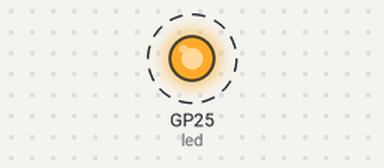
A program run on a simulated Raspberry Pi Pico running CircuitPython. On the bench: output pins drawn as LEDs (lit = HIGH). Dashed ring = blinking. No radio messages arrive unless stated (any console line starting 'radio sent:' is added by the test bench); pins used as bus, display or sensor lines are not drawn; what the program prints to the serial console is not drawn.

Above: at 0.03 s.
Timing chart, 0 to 3.0 s (numbered marks = the images above):
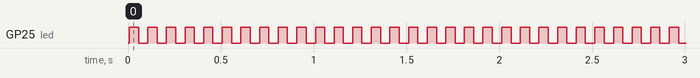

Measured:
- by itself, GP25 (led): alternates HIGH for 0.05 s and LOW for 0.05 s

The program:

code2.py
```python
import board
import busio
import digitalio
import time

# --- Константы регистров nRF24L01 ---
REG_CONFIG       = 0x00
REG_EN_AA        = 0x01
REG_EN_RXADDR    = 0x02
REG_SETUP_AW     = 0x03
REG_SETUP_RETR   = 0x04
REG_RF_CH        = 0x05
REG_RF_SETUP     = 0x06
REG_STATUS       = 0x07
REG_RX_ADDR_P0   = 0x0A
REG_RX_ADDR_P1   = 0x0B
REG_TX_ADDR      = 0x10
REG_DYNPD        = 0x1C
REG_FEATURE      = 0x1D

CMD_R_REGISTER    = 0x00
CMD_W_REGISTER    = 0x20
CMD_W_TX_PAYLOAD  = 0xA0
CMD_R_RX_PAYLOAD  = 0x61
CMD_FLUSH_TX      = 0xE1
CMD_FLUSH_RX      = 0xE2
CMD_W_ACK_PAYLOAD = 0xA8

MASK_RX_DR       = (1 << 6)
MASK_TX_DS       = (1 << 5)
MASK_MAX_RT      = (1 << 4)
MASK_PWR_UP      = (1 << 1)
MASK_PRIM_RX     = (1 << 0)

# --- Настройка встроенного светодиода ---
# Если вашей платы нет в списке, можно заменить board.LED на конкретный пин, например board.GP25
try:
    led = digitalio.DigitalInOut(board.LED)
except AttributeError:
    led = digitalio.DigitalInOut(board.GP25) # Стандартный пин для Pico

led.direction = digitalio.Direction.OUTPUT

def blink(times=1, delay=0.1):
    for _ in range(times):
        led.value = True
        time.sleep(delay)
        led.value = False
        time.sleep(delay)

# --- Класс драйвера nRF24L01 ---
class NRF24L01:
    def __init__(self, spi, csn_pin, ce_pin):
        self.spi = spi
        self.csn = digitalio.DigitalInOut(csn_pin)
        self.ce = digitalio.DigitalInOut(ce_pin)

        self.csn.direction = digitalio.Direction.OUTPUT
        self.ce.direction = digitalio.Direction.OUTPUT

        self.csn.value = True
        self.ce.value = False

    def reg_write(self, reg, value):
        self.csn.value = False
        self.spi.write(bytes([CMD_W_REGISTER | reg, value]))
        self.csn.value = True

    def reg_read(self, reg):
        self.csn.value = False
        self.spi.write(bytes([CMD_R_REGISTER | reg]))
        result = bytearray(1)
        self.spi.readinto(result)
        self.csn.value = True
        return result[0]

    def write_addr(self, reg, addr):
        self.csn.value = False
        self.spi.write(bytes([CMD_W_REGISTER | reg]))
        self.spi.write(addr)
        self.csn.value = True

    def write_payload(self, data, ack_payload=False, pipe=0):
        self.csn.value = False
        if ack_payload:
            self.spi.write(bytes([CMD_W_ACK_PAYLOAD | pipe]))
        else:
            self.spi.write(bytes([CMD_W_TX_PAYLOAD]))
        self.spi.write(data)
        self.csn.value = True

    def read_payload(self, length):
        self.csn.value = False
        self.spi.write(bytes([CMD_R_RX_PAYLOAD]))
        data = bytearray(length)
        self.spi.readinto(data)
        self.csn.value = True
        return data

    def flush_tx(self):
        self.csn.value = False
        self.spi.write(bytes([CMD_FLUSH_TX]))
        self.csn.value = True

    def flush_rx(self):
        self.csn.value = False
        self.spi.write(bytes([CMD_FLUSH_RX]))
        self.csn.value = True

    def power_up_rx(self):
        self.reg_write(REG_CONFIG, self.reg_read(REG_CONFIG) | MASK_PWR_UP | MASK_PRIM_RX)
        self.ce.value = True
        time.sleep(0.001)

    def power_up_tx(self):
        self.reg_write(REG_CONFIG, (self.reg_read(REG_CONFIG) | MASK_PWR_UP) & ~MASK_PRIM_RX)

    def clear_interrupts(self):
        self.reg_write(REG_STATUS, MASK_RX_DR | MASK_TX_DS | MASK_MAX_RT)

# --- Инициализация устройств ---

# Устройство 0 (TX) - SPI0
# SCK - GP10, MOSI - GP11, MISO - GP12
spi0 = busio.SPI(clock=board.GP10, MOSI=board.GP11, MISO=board.GP12)
while not spi0.try_lock():
    pass
spi0.configure(baudrate=4000000, phase=0, polarity=0)
# CS - GP13 (CE), CSN - GP8
nrf0 = NRF24L01(spi0, csn_pin=board.GP8, ce_pin=board.GP13)

# Устройство 1 (RX) - SPI1
# SCK - GP2, MOSI - GP3, MISO - GP4
spi1 = busio.SPI(clock=board.GP2, MOSI=board.GP3, MISO=board.GP4)
while not spi1.try_lock():
    pass
spi1.configure(baudrate=4000000, phase=0, polarity=0)
# CS - GP5 (CE), CSN - GP6
nrf1 = NRF24L01(spi1, csn_pin=board.GP6, ce_pin=board.GP5)

ADDR = b'\xE7\xE7\xE7\xE7\xE7'

def setup_tx():
    print("--- Setup TX (Device 0) ---")
    nrf0.reg_write(REG_RF_CH, 76)
    nrf0.reg_write(REG_RF_SETUP, 0x06)
    nrf0.reg_write(REG_EN_AA, 0x01)
    nrf0.reg_write(REG_EN_RXADDR, 0x01)
    nrf0.reg_write(REG_DYNPD, 0x01)
    nrf0.reg_write(REG_FEATURE, 0x06)
    nrf0.write_addr(REG_TX_ADDR, ADDR)
    nrf0.write_addr(REG_RX_ADDR_P0, ADDR)
    nrf0.flush_tx()
    nrf0.flush_rx()
    nrf0.clear_interrupts()
    nrf0.power_up_tx()
    print("TX Ready")

def setup_rx():
    print("--- Setup RX (Device 1) ---")
    nrf1.reg_write(REG_RF_CH, 76)
    nrf1.reg_write(REG_RF_SETUP, 0x06)
    nrf1.reg_write(REG_EN_AA, 0x02)
    nrf1.reg_write(REG_EN_RXADDR, 0x02)
    nrf1.reg_write(REG_DYNPD, 0x02)
    nrf1.reg_write(REG_FEATURE, 0x06)
    nrf1.write_addr(REG_RX_ADDR_P1, ADDR)
    nrf1.flush_tx()
    nrf1.flush_rx()
    nrf1.clear_interrupts()
    nrf1.power_up_rx()
    print("RX Ready")

# --- Основной цикл ---

setup_rx()
setup_tx()

counter = 0

print("Starting loop...")

while True:
    # 1. RX загружает ответ
    ack_msg = bytes([0xF0, counter % 256])
    nrf1.write_payload(ack_msg, ack_payload=True, pipe=1)
    nrf1.clear_interrupts()
    nrf1.flush_rx()

    # 2. TX отправляет пакет
    tx_msg = bytes([0xA0, counter % 256])
    nrf0.clear_interrupts()
    nrf0.flush_tx()
    nrf0.write_payload(tx_msg)

    # Пульс CE
    nrf0.ce.value = True
    time.sleep(0.00001)
    nrf0.ce.value = False

    # 3. Ждем результат на TX
    start = time.monotonic()
    status = 0
    success = False

    while time.monotonic() - start < 0.1:
        status = nrf0.reg_read(REG_STATUS)
        if status & MASK_TX_DS:
            success = True
            break
        if status & MASK_MAX_RT:
            break
        time.sleep(0.001)

    if success:
        if status & MASK_RX_DR:
            # Успех + получен ответ
            blink(1, 0.05) # Быстрая вспышка
            rx_data = nrf0.read_payload(2)
            print(f"TX Success! Sent: {list(tx_msg)} | Got Ack: {list(rx_data)}")
        else:
            print("TX Success (Empty ACK)")
    else:
        # Ошибка
        blink(5, 0.05) # Частое мигание
        print("TX Failed (Max RT)")
        nrf0.flush_tx()

    counter += 1
    # time.sleep(0.1)
```
